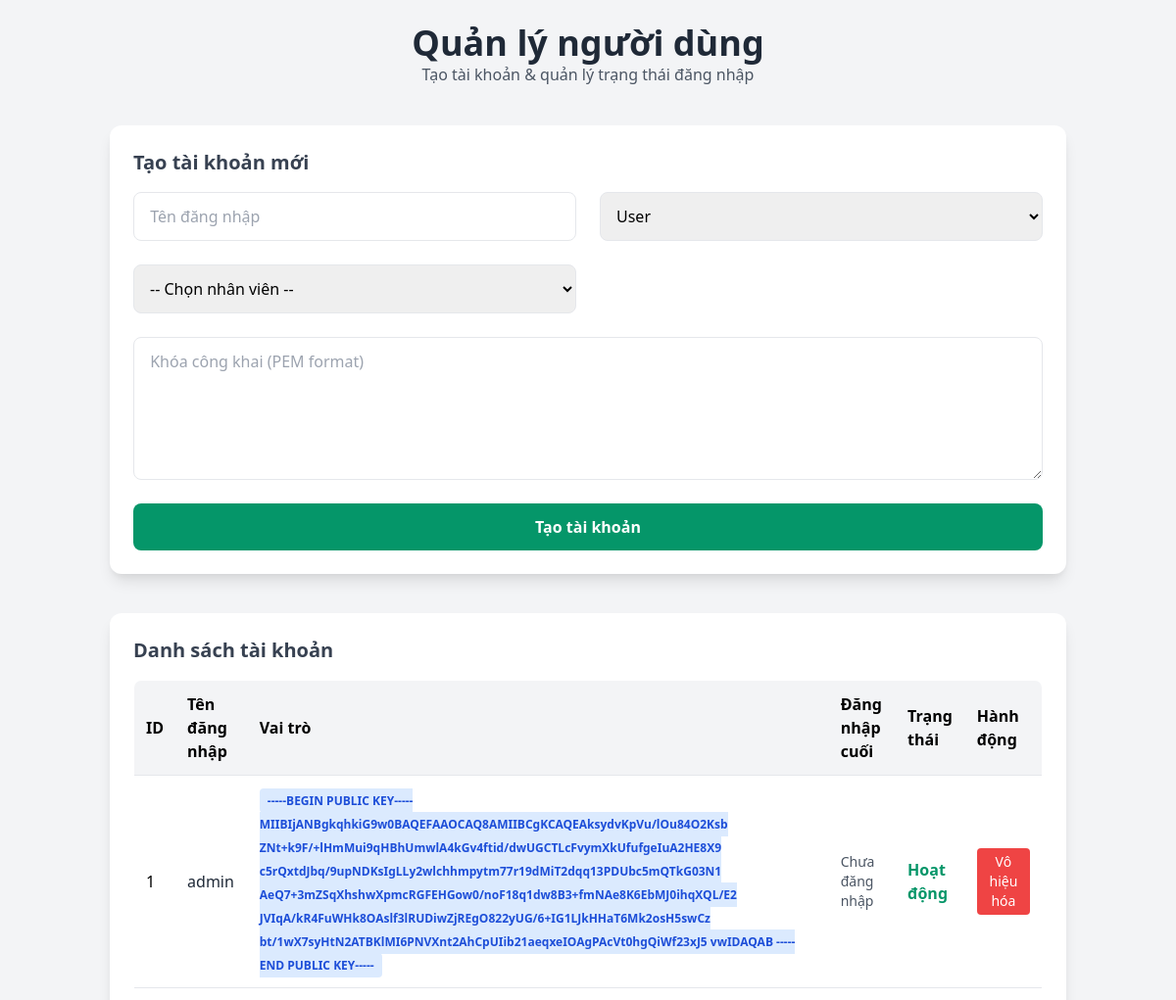
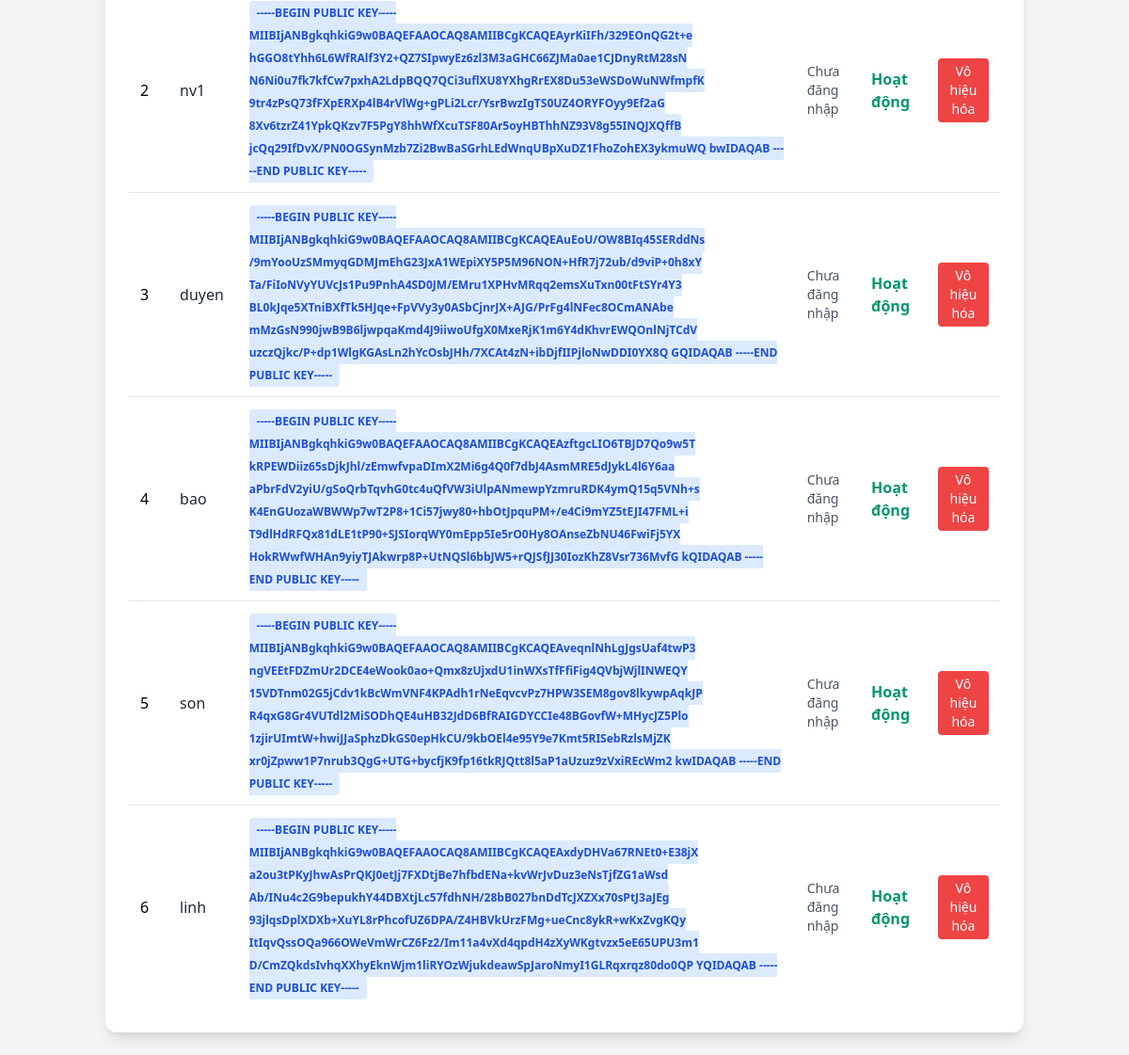
The page /user_management (signed in) on the database as committed earlier (2 pictures, top to bottom).
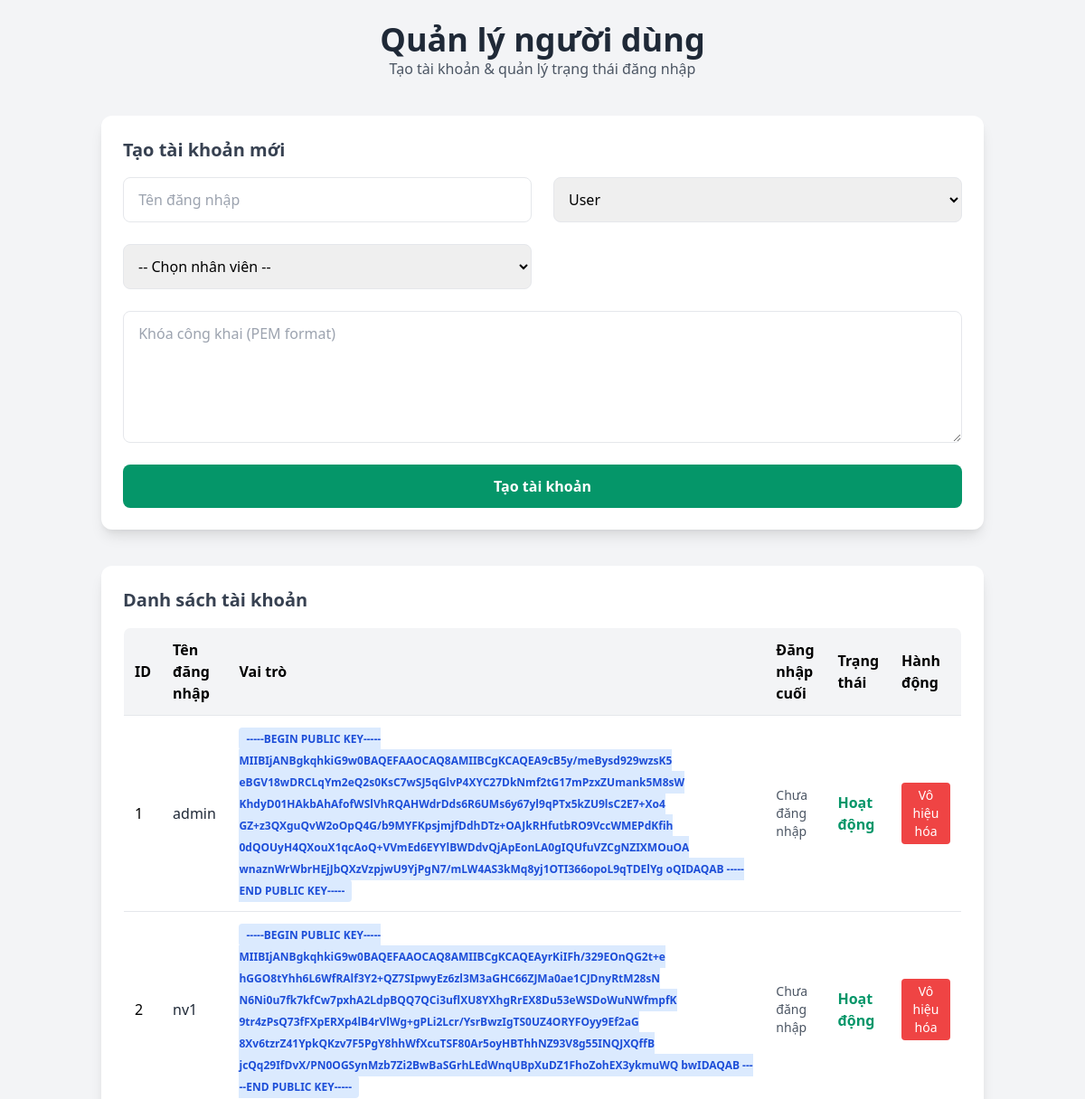
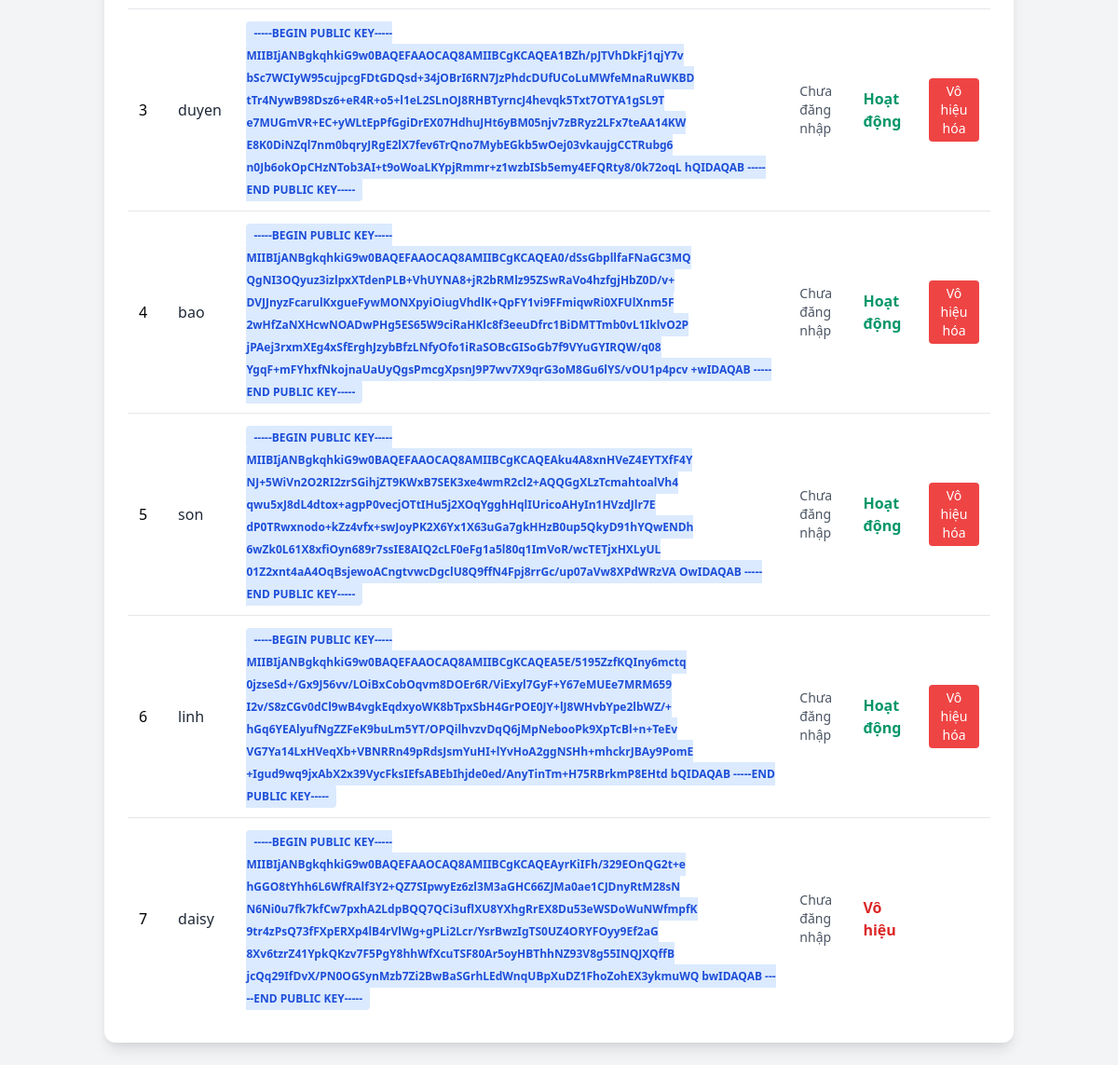
The same page on the database as committed later (2 pictures, top to bottom).
### tables this page shows
CREATE TABLE users (
            id INTEGER PRIMARY KEY,
            username TEXT UNIQUE,
            public_key TEXT,
            role TEXT DEFAULT 'user',
            last_login TIMESTAMP,
            is_active BOOLEAN DEFAULT 1,
            employee_id INTEGER,
            FOREIGN KEY (employee_id) REFERENCES employees(id)
        );

### app.py (the view)
    def decorated_function(*args, **kwargs):
        if 'user_id' not in session or session.get('role') != 'admin':
            flash('Bạn không có quyền truy cập trang này', 'error')
            return redirect(url_for('index'))
        return f(*args, **kwargs)

### app.py (called while the page is built)
def admin_required(f):
    def decorated_function(*args, **kwargs):
        if 'user_id' not in session or session.get('role') != 'admin':
            flash('Bạn không có quyền truy cập trang này', 'error')
            return redirect(url_for('index'))
        return f(*args, **kwargs)
    decorated_function.__name__ = f.__name__
    return decorated_function

@app.route('/user_management')
@admin_required
def user_manager():
    conn = sqlite3.connect('payroll.db')
    c = conn.cursor()
    c.execute("SELECT id, name FROM employees")
    employees = c.fetchall()
    c.execute("SELECT * FROM users")
    users = c.fetchall()
    conn.close()
    return render_template('user_management.html', users=users, employees=employees)

### templates/user_management.html (shortened to what this page needs)
<!DOCTYPE html>
<html lang="vi">
<head>
  <link href="https://cdn.jsdelivr.net/npm/tailwindcss@2.2.19/dist/tailwind.min.css" rel="stylesheet"/>
</head>
<body class="bg-gray-100 min-h-screen">
  <div class="container mx-auto p-6">
    <div class="text-center mb-10">
      <h1 class="text-4xl font-bold text-gray-800">  Quản lý người dùng</h1>
      <p class="text-gray-600">Tạo tài khoản & quản lý trạng thái đăng nhập</p>
    </div>
    <div class="bg-white p-6 rounded-xl shadow-lg mb-10">
      <h2 class="text-xl font-semibold text-gray-700 mb-4"> Tạo tài khoản mới</h2>
      <form id="create-user-form" class="grid grid-cols-1 md:grid-cols-2 gap-6">
        <input type="text" name="username" placeholder=" Tên đăng nhập" required class="p-3 border rounded-lg"/>
        <select name="role" class="p-3 border rounded-lg" required>
          <option value="user"> User</option>
        </select>
        <select name="employee_id" class="p-3 border rounded-lg" required>
          <option value="">-- Chọn nhân viên --</option>
        </select>
        <textarea name="public_key" placeholder=" Khóa công khai (PEM format)" rows="5" class="p-3 border rounded-lg md:col-span-2" required></textarea>
        <button type="submit" class="bg-green-600 hover:bg-green-700 text-white font-semibold py-3 px-6 rounded-lg transition md:col-span-2">
           Tạo tài khoản
        </button>
      </form>
    </div>
    <div class="bg-white p-6 rounded-xl shadow-lg">
      <h2 class="text-xl font-semibold text-gray-700 mb-4"> Danh sách tài khoản</h2>
      <div class="overflow-x-auto">
        <table class="min-w-full table-auto border border-gray-200 rounded-lg overflow-hidden">
          <thead class="bg-gray-100">
            <tr>
              <th class="p-3 text-left">ID</th>
              <th class="p-3 text-left">Tên đăng nhập</th>
              <th class="p-3 text-left">Vai trò</th>
              <th class="p-3 text-left">Đăng nhập cuối</th>
              <th class="p-3 text-left">Trạng thái</th>
              <th class="p-3 text-left">Hành động</th>
            </tr>
          </thead>
          <tbody class="bg-white">
            {% for user in users %}
              <tr class="border-t hover:bg-gray-50">
                <td class="p-3">{{ user[0] }}</td>
                <td class="p-3 font-medium text-gray-800">{{ user[1] }}</td>
                <td class="p-3">
                  <span class="px-2 py-1 rounded text-xs font-semibold
                    {% if user[2] == 'admin' %}bg-red-100 text-red-700{% else %}bg-blue-100 text-blue-700{% endif %}">
                    {{ user[2] }}
                  </span>
                </td>
                <td class="p-3 text-sm text-gray-600">{{ user[4] or 'Chưa đăng nhập' }}</td>
                <td class="p-3">
                  {% if user[5] %}
                    <span class="text-green-600 font-semibold"> Hoạt động</span>
                  {% else %}
                    <span class="text-red-600 font-semibold"> Vô hiệu</span>
                  {% endif %}
                </td>
                <td class="p-3">
                  {% if user[5] %}
                    <button onclick="deactivateUser({{ user[0] }})"
                      class="bg-red-500 hover:bg-red-600 text-white px-3 py-1 rounded text-sm transition">
                      Vô hiệu hóa
                    </button>
                  {% endif %}
                </td>
              </tr>
            {% endfor %}
          </tbody>
        </table>
      </div>
    </div>
  </div>
</body>
</html>

Rows that differ between the two databases and show on the page:
changed users "admin": public_key "-----BEGIN PUBLIC KEY----- MIIBIjANBgkqhkiG9w0BAQEFAAOCAQ8AMIIBCgKCAQEAksydvKpVu/lOu84O2Ksb ZNt+k9F/+lHmMui9qHBhUmwlA4kGv4ftid/dwUGCTLcFvymXkUfufgeIuA2HE8X9 c5rQxtdJbq/9upNDKsIgLLy2wlchhmpytm77r19dMiT2dqq13PDUbc5mQTkG03N1 AeQ7+3mZSqXhshwXpmcRGFEHGow0/noF18q1dw8B3+fmNAe8K6EbMJ0ihqXQL/E2 JVIqA/kR4FuWHk8OAslf3lRUDiwZjREgO822yUG/6+IG1LJkHHaT6Mk2osH5swCz bt/1wX7syHtN2ATBKlMI6PNVXnt2AhCpUIib21aeqxeIOAgPAcVt0hgQiWf23xJ5 vwIDAQAB -----END PUBLIC KEY-----" → "-----BEGIN PUBLIC KEY----- MIIBIjANBgkqhkiG9w0BAQEFAAOCAQ8AMIIBCgKCAQEA9cB5y/meBysd929wzsK5 eBGV18wDRCLqYm2eQ2s0KsC7wSJ5qGlvP4XYC27DkNmf2tG17mPzxZUmank5M8sW KhdyD01HAkbAhAfofWSlVhRQAHWdrDds6R6UMs6y67yl9qPTx5kZU9lsC2E7+Xo4 GZ+z3QXguQvW2oOpQ4G/b9MYFKpsjmjfDdhDTz+OAJkRHfutbRO9VccWMEPdKfih 0dQOUyH4QXouX1qcAoQ+VVmEd6EYYlBWDdvQjApEonLA0gIQUfuVZCgNZIXMOuOA wnaznWrWbrHEjJbQXzVzpjwU9YjPgN7/mLW4AS3kMq8yj1OTI366opoL9qTDElYg oQIDAQAB -----END PUBLIC KEY-----"
changed users "duyen": public_key "-----BEGIN PUBLIC KEY----- MIIBIjANBgkqhkiG9w0BAQEFAAOCAQ8AMIIBCgKCAQEAuEoU/OW8BIq45SERddNs /9mYooUzSMmyqGDMJmEhG23JxA1WEpiXY5P5M96NON+HfR7j72ub/d9viP+0h8xY Ta/FiIoNVyYUVcJs1Pu9PnhA4SD0JM/EMru1XPHvMRqq2emsXuTxn00tFtSYr4Y3 BL0kJqe5XTniBXfTk5HJqe+FpVVy3y0ASbCjnrJX+AJG/PrFg4lNFec8OCmANAbe mMzGsN990jwB9B6ljwpqaKmd4J9iiwoUfgX0MxeRjK1m6Y4dKhvrEWQOnlNjTCdV uzczQjkc/P+dp1WlgKGAsLn2hYcOsbJHh/7XCAt4zN+ibDjfIIPjloNwDDI0YX8Q GQIDAQAB -----END PUBLIC KEY-----" → "-----BEGIN PUBLIC KEY----- MIIBIjANBgkqhkiG9w0BAQEFAAOCAQ8AMIIBCgKCAQEA1BZh/pJTVhDkFj1qjY7v bSc7WCIyW95cujpcgFDtGDQsd+34jOBrI6RN7JzPhdcDUfUCoLuMWfeMnaRuWKBD tTr4NywB98Dsz6+eR4R+o5+l1eL2SLnOJ8RHBTyrncJ4hevqk5Txt7OTYA1gSL9T e7MUGmVR+EC+yWLtEpPfGgiDrEX07HdhuJHt6yBM05njv7zBRyz2LFx7teAA14KW E8K0DiNZql7nm0bqryJRgE2lX7fev6TrQno7MybEGkb5wOej03vkaujgCCTRubg6 n0Jb6okOpCHzNTob3AI+t9oWoaLKYpjRmmr+z1wzbISb5emy4EFQRty8/0k72oqL hQIDAQAB -----END PUBLIC KEY-----"
changed users "bao": public_key "-----BEGIN PUBLIC KEY----- MIIBIjANBgkqhkiG9w0BAQEFAAOCAQ8AMIIBCgKCAQEAzftgcLIO6TBJD7Qo9w5T kRPEWDiiz65sDjkJhl/zEmwfvpaDImX2Mi6g4Q0f7dbJ4AsmMRE5dJykL4l6Y6aa aPbrFdV2yiU/gSoQrbTqvhG0tc4uQfVW3iUlpANmewpYzmruRDK4ymQ15q5VNh+s K4EnGUozaWBWWp7wT2P8+1Ci57jwy80+hbOtJpquPM+/e4Ci9mYZ5tEJI47FML+i T9dlHdRFQx81dLE1tP90+SJSIorqWY0mEpp5Ie5rO0Hy8OAnseZbNU46FwiFj5YX HokRWwfWHAn9yiyTJAkwrp8P+UtNQSl6bbJW5+rQJSfJJ30IozKhZ8Vsr736MvfG kQIDAQAB -----END PUBLIC KEY-----" → "-----BEGIN PUBLIC KEY----- MIIBIjANBgkqhkiG9w0BAQEFAAOCAQ8AMIIBCgKCAQEA0/dSsGbpllfaFNaGC3MQ QgNI3OQyuz3izlpxXTdenPLB+VhUYNA8+jR2bRMlz95ZSwRaVo4hzfgjHbZ0D/v+ DVJJnyzFcarulKxgueFywMONXpyiOiugVhdlK+QpFY1vi9FFmiqwRi0XFUlXnm5F 2wHfZaNXHcwNOADwPHg5ES65W9ciRaHKlc8f3eeuDfrc1BiDMTTmb0vL1IklvO2P jPAej3rxmXEg4xSfErghJzybBfzLNfyOfo1iRaSOBcGISoGb7f9VYuGYIRQW/q08 YgqF+mFYhxfNkojnaUaUyQgsPmcgXpsnJ9P7wv7X9qrG3oM8Gu6lYS/vOU1p4pcv +wIDAQAB -----END PUBLIC KEY-----"
changed users "son": public_key "-----BEGIN PUBLIC KEY----- MIIBIjANBgkqhkiG9w0BAQEFAAOCAQ8AMIIBCgKCAQEAveqnlNhLgJgsUaf4twP3 ngVEEtFDZmUr2DCE4eWook0ao+Qmx8zUjxdU1inWXsTfFfiFig4QVbjWjlINWEQY 15VDTnm02G5jCdv1kBcWmVNF4KPAdh1rNeEqvcvPz7HPW3SEM8gov8lkywpAqkJP R4qxG8Gr4VUTdl2MiSODhQE4uHB32JdD6BfRAIGDYCCIe48BGovfW+MHycJZ5Plo 1zjirUImtW+hwiJJaSphzDkGS0epHkCU/9kbOEl4e95Y9e7Kmt5RISebRzlsMjZK xr0jZpww1P7nrub3QgG+UTG+bycfjK9fp16tkRJQtt8l5aP1aUzuz9zVxiREcWm2 kwIDAQAB -----END PUBLIC KEY-----" → "-----BEGIN PUBLIC KEY----- MIIBIjANBgkqhkiG9w0BAQEFAAOCAQ8AMIIBCgKCAQEAku4A8xnHVeZ4EYTXfF4Y NJ+5WiVn2O2RI2zrSGihjZT9KWxB7SEK3xe4wmR2cl2+AQQGgXLzTcmahtoalVh4 qwu5xJ8dL4dtox+agpP0vecjOTtIHu5j2XOqYgghHqlIUricoAHyIn1HVzdJlr7E dP0TRwxnodo+kZz4vfx+swJoyPK2X6Yx1X63uGa7gkHHzB0up5QkyD91hYQwENDh 6wZk0L61X8xfiOyn689r7ssIE8AIQ2cLF0eFg1a5l80q1ImVoR/wcTETjxHXLyUL 01Z2xnt4aA4OqBsjewoACngtvwcDgclU8Q9ffN4Fpj8rrGc/up07aVw8XPdWRzVA OwIDAQAB -----END PUBLIC KEY-----"
changed users "linh": public_key "-----BEGIN PUBLIC KEY----- MIIBIjANBgkqhkiG9w0BAQEFAAOCAQ8AMIIBCgKCAQEAxdyDHVa67RNEt0+E38jX a2ou3tPKyJhwAsPrQKJ0etJj7FXDtjBe7hfbdENa+kvWrJvDuz3eNsTjfZG1aWsd Ab/INu4c2G9bepukhY44DBXtjLc57fdhNH/28bB027bnDdTcJXZXx70sPtJ3aJEg 93jlqsDplXDXb+XuYL8rPhcofUZ6DPA/Z4HBVkUrzFMg+ueCnc8ykR+wKxZvgKQy ItIqvQssOQa966OWeVmWrCZ6Fz2/Im11a4vXd4qpdH4zXyWKgtvzx5eE65UPU3m1 D/CmZQkdsIvhqXXhyEknWjm1liRYOzWjukdeawSpJaroNmyI1GLRqxrqz80do0QP YQIDAQAB -----END PUBLIC KEY-----" → "-----BEGIN PUBLIC KEY----- MIIBIjANBgkqhkiG9w0BAQEFAAOCAQ8AMIIBCgKCAQEA5E/5195ZzfKQIny6mctq 0jzseSd+/Gx9J56vv/LOiBxCobOqvm8DOEr6R/ViExyl7GyF+Y67eMUEe7MRM659 I2v/S8zCGv0dCl9wB4vgkEqdxyoWK8bTpxSbH4GrPOE0JY+lJ8WHvbYpe2lbWZ/+ hGq6YEAlyufNgZZFeK9buLm5YT/OPQilhvzvDqQ6jMpNebooPk9XpTcBl+n+TeEv VG7Ya14LxHVeqXb+VBNRRn49pRdsJsmYuHI+lYvHoA2ggNSHh+mhckrJBAy9PomE +Igud9wq9jxAbX2x39VycFksIEfsABEbIhjde0ed/AnyTinTm+H75RBrkmP8EHtd bQIDAQAB -----END PUBLIC KEY-----"
added users: id "7", username "daisy", public_key "-----BEGIN PUBLIC KEY----- MIIBIjANBgkqhkiG9w0BAQEFAAOCAQ8AMIIBCgKCAQEAyrKiIFh/329EOnQG2t+e hGGO8tYhh6L6WfRAlf3Y2+QZ7SIpwyEz6zl3M3aGHC66ZJMa0ae1CJDnyRtM28sN N6Ni0u7fk7kfCw7pxhA2LdpBQQ7QCi3uflXU8YXhgRrEX8Du53eWSDoWuNWfmpfK 9tr4zPsQ73fFXpERXp4lB4rVlWg+gPLi2Lcr/YsrBwzIgTS0UZ4ORYFOyy9Ef2aG 8Xv6tzrZ41YpkQKzv7F5PgY8hhWfXcuTSF80Ar5oyHBThhNZ93V8g55INQJXQffB jcQq29IfDvX/PN0OGSynMzb7Zi2BwBaSGrhLEdWnqUBpXuDZ1FhoZohEX3ykmuWQ bwIDAQAB -----END PUBLIC KEY-----", user "Chưa đăng nhập", is_active "Vô hiệu"
